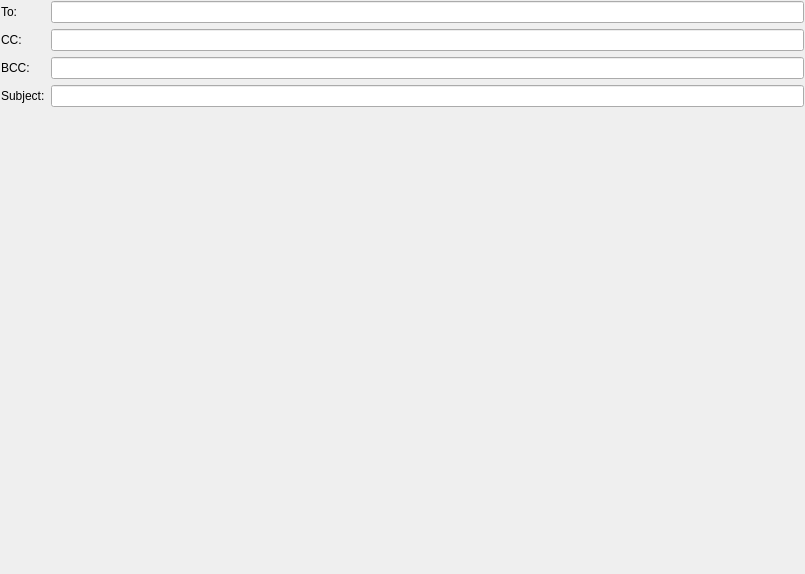
<?xml version="1.0" encoding="UTF-8"?>
<ui version="4.0">
 <class>ComposeMessageTab</class>
 <widget class="QWidget" name="ComposeMessageTab">
  <property name="geometry">
   <rect>
    <x>0</x>
    <y>0</y>
    <width>805</width>
    <height>574</height>
   </rect>
  </property>
  <property name="windowTitle">
   <string/>
  </property>
  <layout class="QVBoxLayout" name="verticalLayout">
   <property name="margin">
    <number>1</number>
   </property>
   <item>
    <layout class="QFormLayout" name="formLayout">
     <property name="fieldGrowthPolicy">
      <enum>QFormLayout::ExpandingFieldsGrow</enum>
     </property>
     <item row="0" column="0">
      <widget class="QLabel" name="label">
       <property name="text">
        <string>To:</string>
       </property>
      </widget>
     </item>
     <item row="0" column="1">
      <widget class="QLineEdit" name="To_"/>
     </item>
     <item row="1" column="0">
      <widget class="QLabel" name="label_2">
       <property name="text">
        <string>CC:</string>
       </property>
      </widget>
     </item>
     <item row="1" column="1">
      <widget class="QLineEdit" name="Cc_"/>
     </item>
     <item row="2" column="0">
      <widget class="QLabel" name="label_3">
       <property name="text">
        <string>BCC:</string>
       </property>
      </widget>
     </item>
     <item row="2" column="1">
      <widget class="QLineEdit" name="Bcc_"/>
     </item>
     <item row="3" column="0">
      <widget class="QLabel" name="label_4">
       <property name="text">
        <string>Subject:</string>
       </property>
      </widget>
     </item>
     <item row="3" column="1">
      <widget class="QLineEdit" name="Subject_"/>
     </item>
    </layout>
   </item>
   <item>
    <widget class="LC::Snails::MultiEditorWidget" name="Editor_" native="true">
     <property name="sizePolicy">
      <sizepolicy hsizetype="Expanding" vsizetype="Expanding">
       <horstretch>0</horstretch>
       <verstretch>0</verstretch>
      </sizepolicy>
     </property>
    </widget>
   </item>
  </layout>
 </widget>
 <customwidgets>
  <customwidget>
   <class>LC::Snails::MultiEditorWidget</class>
   <extends>QWidget</extends>
   <header>multieditorwidget.h</header>
   <container>1</container>
  </customwidget>
 </customwidgets>
 <resources/>
 <connections/>
</ui>
